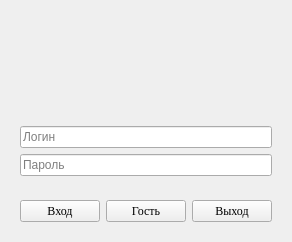
<?xml version="1.0" encoding="UTF-8"?>
<ui version="4.0">
 <class>widget_login</class>
 <widget class="QWidget" name="widget_login">
  <property name="geometry">
   <rect>
    <x>0</x>
    <y>0</y>
    <width>291</width>
    <height>142</height>
   </rect>
  </property>
  <property name="sizePolicy">
   <sizepolicy hsizetype="Preferred" vsizetype="Preferred">
    <horstretch>0</horstretch>
    <verstretch>0</verstretch>
   </sizepolicy>
  </property>
  <property name="windowTitle">
   <string>Form</string>
  </property>
  <layout class="QVBoxLayout" name="verticalLayout">
   <item alignment="Qt::AlignmentFlag::AlignHCenter">
    <widget class="QLabel" name="label_logo">
     <property name="minimumSize">
      <size>
       <width>120</width>
       <height>100</height>
      </size>
     </property>
     <property name="maximumSize">
      <size>
       <width>200</width>
       <height>150</height>
      </size>
     </property>
     <property name="text">
      <string/>
     </property>
     <property name="scaledContents">
      <bool>true</bool>
     </property>
     <property name="alignment">
      <set>Qt::AlignmentFlag::AlignHCenter|Qt::AlignmentFlag::AlignVCenter</set>
     </property>
    </widget>
   </item>
   <item alignment="Qt::AlignmentFlag::AlignVCenter">
    <widget class="QWidget" name="widget" native="true">
     <layout class="QVBoxLayout" name="verticalLayout_2">
      <item>
       <widget class="QLineEdit" name="lineEdit_login">
        <property name="text">
         <string/>
        </property>
        <property name="placeholderText">
         <string>Логин</string>
        </property>
       </widget>
      </item>
      <item>
       <widget class="QLineEdit" name="lineEdit_password">
        <property name="text">
         <string/>
        </property>
        <property name="echoMode">
         <enum>QLineEdit::EchoMode::Password</enum>
        </property>
        <property name="placeholderText">
         <string>Пароль</string>
        </property>
       </widget>
      </item>
     </layout>
    </widget>
   </item>
   <item>
    <widget class="QWidget" name="widget_buttons" native="true">
     <property name="sizePolicy">
      <sizepolicy hsizetype="Preferred" vsizetype="Fixed">
       <horstretch>0</horstretch>
       <verstretch>0</verstretch>
      </sizepolicy>
     </property>
     <layout class="QHBoxLayout" name="horizontalLayout">
      <item>
       <widget class="QPushButton" name="pushButton_login">
        <property name="font">
         <font>
          <family>Times New Roman</family>
         </font>
        </property>
        <property name="text">
         <string>Вход</string>
        </property>
       </widget>
      </item>
      <item>
       <widget class="QPushButton" name="pushButton_guest">
        <property name="font">
         <font>
          <family>Times New Roman</family>
         </font>
        </property>
        <property name="text">
         <string>Гость</string>
        </property>
       </widget>
      </item>
      <item>
       <widget class="QPushButton" name="pushButton_exit">
        <property name="font">
         <font>
          <family>Times New Roman</family>
         </font>
        </property>
        <property name="text">
         <string>Выход</string>
        </property>
       </widget>
      </item>
     </layout>
    </widget>
   </item>
  </layout>
 </widget>
 <resources/>
 <connections/>
</ui>
